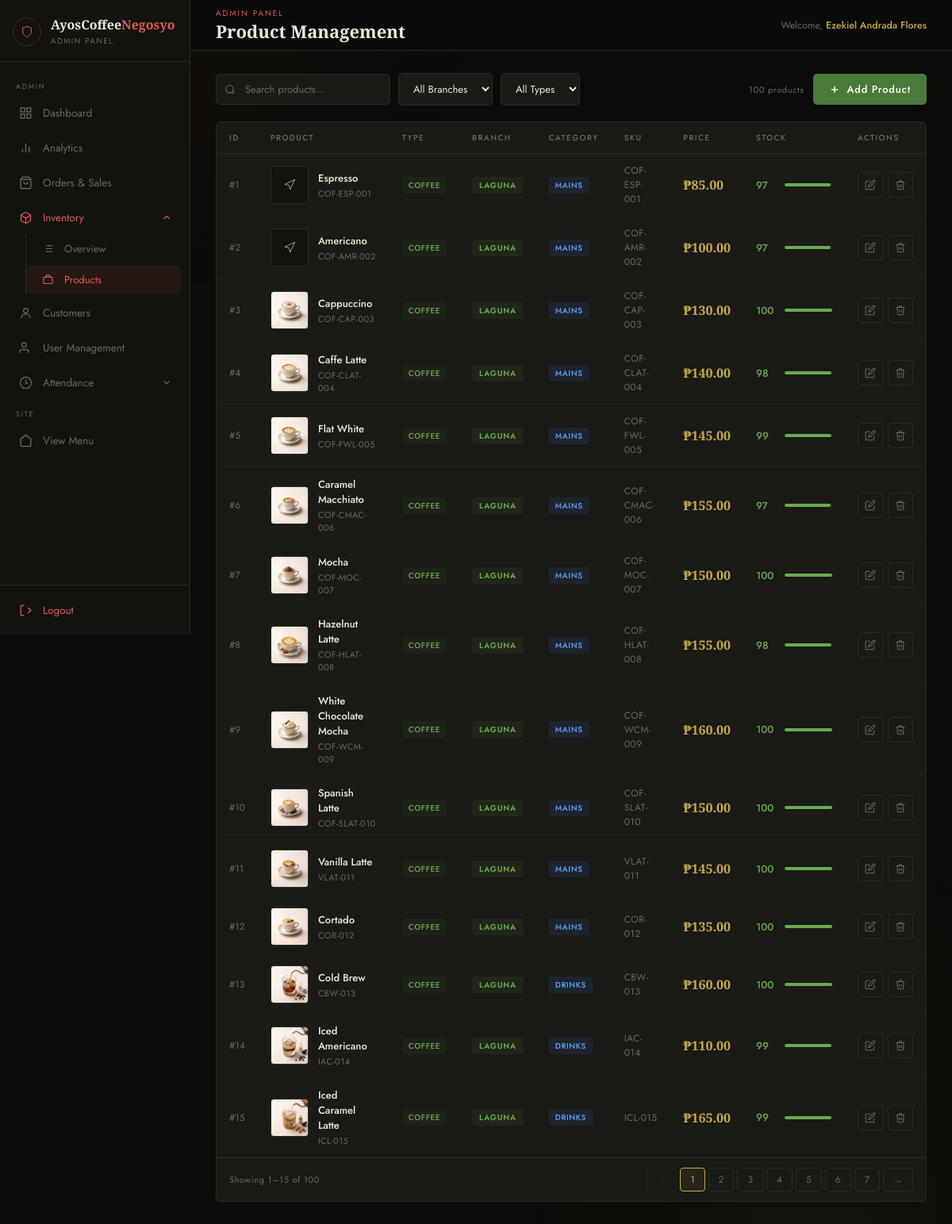
Page /admin/admin-products.php (signed in) on the committed database.
### tables this page shows
CREATE TABLE `products` (
  `id` int(11) NOT NULL,
  `name` varchar(100) DEFAULT NULL,
  `price` decimal(10,2) DEFAULT NULL,
  `category` varchar(100) DEFAULT 'general',
  `description` text DEFAULT NULL,
  `image` varchar(500) DEFAULT NULL,
  `stock` int(11) DEFAULT 100,
  `reorder_level` int(11) DEFAULT 10,
  `sku` varchar(100) DEFAULT NULL,
  `branch` varchar(20) DEFAULT 'laguna',
  `type` varchar(20) DEFAULT 'food'
);

### admin/admin-products.php (the view, shortened to what this page needs)
<?php
include 'admin-config.php';
$currentPage = basename($_SERVER['PHP_SELF']);
$invOpen  = in_array($currentPage, ['admin-inventory.php', 'admin-products.php']);
$attOpen  = in_array($currentPage, ['admin-attendance.php', 'admin-leave-overtime.php']);
$conn->query("ALTER TABLE products ADD COLUMN IF NOT EXISTS stock INT NOT NULL DEFAULT 100");
$conn->query("ALTER TABLE products ADD COLUMN IF NOT EXISTS reorder_level INT NOT NULL DEFAULT 10");
$conn->query("ALTER TABLE products ADD COLUMN IF NOT EXISTS branch VARCHAR(20) DEFAULT 'laguna'");
$conn->query("ALTER TABLE products ADD COLUMN IF NOT EXISTS description TEXT DEFAULT NULL");
$conn->query("ALTER TABLE products ADD COLUMN IF NOT EXISTS category VARCHAR(50) DEFAULT 'mains'");
$conn->query("ALTER TABLE products ADD COLUMN IF NOT EXISTS sku VARCHAR(100) DEFAULT NULL");
$conn->query("ALTER TABLE products ADD COLUMN IF NOT EXISTS type VARCHAR(20) DEFAULT 'food'");
$conn->query("ALTER TABLE products ADD COLUMN IF NOT EXISTS image TEXT DEFAULT NULL");
$products = $conn->query("SELECT * FROM products ORDER BY branch ASC, id ASC")->fetch_all(MYSQLI_ASSOC);
?>
<!DOCTYPE html>
<html lang="en">
<head>
</head>
<body>
<aside id="sidebar">
    <div class="sb-brand">
        <div class="sb-icon"><svg width="16" height="16" viewBox="0 0 24 24" fill="none" stroke="#e05a5a" stroke-width="1.5"><path d="M12 22s8-4 8-10V5l-8-3-8 3v7c0 6 8 10 8 10z"/></svg></div>
        <div><div class="sb-title">AyosCoffee<span>Negosyo</span></div><div class="sb-sub">Admin Panel</div></div>
    </div>
    <nav class="sb-nav">
        <div class="sb-nav-label">Admin</div>
        <a href="admin-dashboard.php" class="nav-item <?= $currentPage === 'admin-dashboard.php' ? 'active' : '' ?>">
            <span class="nav-icon"><svg width="17" height="17" viewBox="0 0 24 24" fill="none" stroke="currentColor" stroke-width="1.8"><rect x="3" y="3" width="7" height="7"/><rect x="14" y="3" width="7" height="7"/><rect x="3" y="14" width="7" height="7"/><rect x="14" y="14" width="7" height="7"/></svg></span>
            Dashboard
        </a>
        <a href="admin-analytics.php" class="nav-item <?= $currentPage === 'admin-analytics.php' ? 'active' : '' ?>">
            <span class="nav-icon"><svg width="17" height="17" viewBox="0 0 24 24" fill="none" stroke="currentColor" stroke-width="1.8"><line x1="18" y1="20" x2="18" y2="10"/><line x1="12" y1="20" x2="12" y2="4"/><line x1="6" y1="20" x2="6" y2="14"/></svg></span>
            Analytics
        </a>
        <a href="admin-orders.php" class="nav-item <?= $currentPage === 'admin-orders.php' ? 'active' : '' ?>">
            <span class="nav-icon"><svg width="17" height="17" viewBox="0 0 24 24" fill="none" stroke="currentColor" stroke-width="1.8"><path d="M6 2 3 6v14a2 2 0 0 0 2 2h14a2 2 0 0 0 2-2V6l-3-4z"/><line x1="3" y1="6" x2="21" y2="6"/><path d="M16 10a4 4 0 0 1-8 0"/></svg></span>
            Orders & Sales
        </a>
        <div class="nav-group <?= $invOpen ? 'open has-active' : '' ?>">
            <button type="button" class="nav-item nav-toggle" aria-expanded="<?= $invOpen ? 'true' : 'false' ?>">
                <span class="nav-icon"></span>
                Inventory
                <span class="nav-chevron"><svg width="14" height="14" viewBox="0 0 24 24" fill="none" stroke="currentColor" stroke-width="2"><polyline points="6 9 12 15 18 9"/></svg></span>
            </button>
            <div class="nav-sub">
                <div class="nav-sub-inner">
                    <a href="admin-inventory.php" class="nav-item <?= $currentPage === 'admin-inventory.php' ? 'active' : '' ?>">
                        <span class="nav-icon"></span>
                        Overview
                    </a>
                    <a href="admin-products.php" class="nav-item <?= $currentPage === 'admin-products.php' ? 'active' : '' ?>">
                        <span class="nav-icon"><svg width="15" height="15" viewBox="0 0 24 24" fill="none" stroke="currentColor" stroke-width="1.8"><rect x="3" y="7" width="18" height="13" rx="2"/><path d="M8 7V5a2 2 0 0 1 2-2h4a2 2 0 0 1 2 2v2"/></svg></span>
                        Products
                    </a>
                </div>
            </div>
        </div>
        <a href="admin-customers.php" class="nav-item <?= $currentPage === 'admin-customers.php' ? 'active' : '' ?>">
            <span class="nav-icon"><svg width="17" height="17" viewBox="0 0 24 24" fill="none" stroke="currentColor" stroke-width="1.8"><circle cx="12" cy="8" r="4"/><path d="M4 21c0-4 3.5-7 8-7s8 3 8 7"/></svg></span>
            Customers
        </a>
        <a href="admin-users.php" class="nav-item <?= $currentPage === 'admin-users.php' ? 'active' : '' ?>">
            <span class="nav-icon"><svg width="17" height="17" viewBox="0 0 24 24" fill="none" stroke="currentColor" stroke-width="1.8"><path d="M17 21v-2a4 4 0 0 0-4-4H5a4 4 0 0 0-4 4v2"/><circle cx="9" cy="7" r="4"/></svg></span>
            User Management
        </a>
        <div class="nav-group <?= $attOpen ? 'open has-active' : '' ?>">
            <button type="button" class="nav-item nav-toggle" aria-expanded="<?= $attOpen ? 'true' : 'false' ?>">
                <span class="nav-icon"><svg width="17" height="17" viewBox="0 0 24 24" fill="none" stroke="currentColor" stroke-width="1.8"><circle cx="12" cy="12" r="10"/><polyline points="12 6 12 12 16 14"/></svg></span>
                Attendance
                <span class="nav-chevron"><svg width="14" height="14" viewBox="0 0 24 24" fill="none" stroke="currentColor" stroke-width="2"><polyline points="6 9 12 15 18 9"/></svg></span>
            </button>
        </div>
        <div class="sb-nav-label">Site</div>
        <a href="../order-type.php" class="nav-item" target="_blank">
            <span class="nav-icon"><svg width="17" height="17" viewBox="0 0 24 24" fill="none" stroke="currentColor" stroke-width="1.8"><path d="M3 9l9-7 9 7v11a2 2 0 0 1-2 2H5a2 2 0 0 1-2-2z"/></svg></span>
            View Menu
        </a>
    </nav>
    <div class="sb-footer">
        <a href="admin-logout.php" class="nav-item logout">
            <span class="nav-icon"><svg width="17" height="17" viewBox="0 0 24 24" fill="none" stroke="currentColor" stroke-width="1.8"><path d="M9 21H5a2 2 0 0 1-2-2V5a2 2 0 0 1 2-2h4"/><polyline points="16 17 21 12 16 7"/></svg></span>
            Logout
        </a>
    </div>
</aside>
<div id="mainContent">
    <div class="topbar">
        <div>
            <div class="topbar-sub">Admin Panel</div>
            <div class="topbar-title">Product Management</div>
        </div>
        <div class="topbar-right">
            <div class="topbar-user">Welcome, <span><?= htmlspecialchars($_SESSION['admin']['username']) ?></span></div>
        </div>
    </div>
    <div class="page-body">
        <div class="toolbar">
            <div class="toolbar-left">
                <div class="search-wrap">
                    <input type="text" id="searchInput" placeholder="Search products…" oninput="filterTable()">
                </div>
                <select class="filter-select" id="branchFilter" onchange="filterTable()">
                    <option value="">All Branches</option>
                </select>
                <select class="filter-select" id="typeFilter" onchange="filterTable()">
                    <option value="">All Types</option>
                </select>
            </div>
            <div style="display:flex;align-items:center;gap:12px">
                <span class="count-badge" id="countBadge"><?= count($products) ?> products</span>
                <button class="btn-add" onclick="openAdd()">
                    <svg width="14" height="14" viewBox="0 0 24 24" fill="none" stroke="currentColor" stroke-width="2.5"><line x1="12" y1="5" x2="12" y2="19"/><line x1="5" y1="12" x2="19" y2="12"/></svg>
                    Add Product
                </button>
            </div>
        </div>
        <div class="table-card">
            <table id="productTable">
                <thead>
                    <tr>
                        <th>ID</th>
                        <th>Product</th>
                        <th>Type</th>
                        <th>Branch</th>
                        <th>Category</th>
                        <th>SKU</th>
                        <th>Price</th>
                        <th>Stock</th>
                        <th>Actions</th>
                    </tr>
                </thead>
                <tbody id="tableBody">
                <?php if (empty($products)): ?>
                    <tr class="empty-row"><td colspan="9">No products yet. Click <strong>Add Product</strong> to get started.</td></tr>
                <?php else: ?>
                    <?php foreach ($products as $p):
                        $stock = (int)($p['stock'] ?? 100);
                        $reorder = (int)($p['reorder_level'] ?? 10);
                        $pct = min(100, max(0, ($stock / 100) * 100));
                        $fillCls = $stock <= 0 ? 'danger' : ($stock <= $reorder ? 'warn' : 'ok');
                    ?>
                    <tr data-name="<?= htmlspecialchars(strtolower($p['name'])) ?>"
                        data-branch="<?= htmlspecialchars($p['branch'] ?? 'laguna') ?>"
                        data-type="<?= htmlspecialchars($p['type'] ?? 'food') ?>">
                        <td style="color:var(--muted);font-size:12px">#<?= $p['id'] ?></td>
                        <td>
                            <div class="prod-name-cell">
                                <?php if (!empty($p['image'])): ?>
                                    <div class="prod-thumb"><img src="<?= htmlspecialchars($p['image']) ?>" alt="" onerror="this.parentElement.innerHTML='<svg width=16 height=16 viewBox=\'0 0 24 24\' fill=none stroke=\'currentColor\' stroke-width=1><path d=\'M3 11l19-9-9 19-2-8-8-2z\'/></svg>'"></div>
                                <?php else: ?>
                                    <div class="prod-thumb-placeholder"><svg width="16" height="16" viewBox="0 0 24 24" fill="none" stroke="currentColor" stroke-width="1"><path d="M3 11l19-9-9 19-2-8-8-2z"/></svg></div>
                                <?php endif; ?>
                                <div>
                                    <div class="prod-name"><?= htmlspecialchars($p['name']) ?></div>
                                    <div class="prod-sku"><?= htmlspecialchars($p['sku'] ?? '—') ?></div>
                                </div>
                            </div>
                        </td>
                        <td><span class="type-pill <?= htmlspecialchars($p['type'] ?? 'food') ?>"><?= ucfirst($p['type'] ?? 'food') ?></span></td>
                        <td><span class="branch-pill <?= htmlspecialchars($p['branch'] ?? 'laguna') ?>"><?= ucfirst($p['branch'] ?? 'laguna') ?></span></td>
                        <td><span class="cat-pill"><?= htmlspecialchars($p['category'] ?? '—') ?></span></td>
                        <td style="color:var(--muted);font-size:12px;letter-spacing:0.04em"><?= htmlspecialchars($p['sku'] ?? '—') ?></td>
                        <td class="price-cell">₱<?= number_format((float)$p['price'], 2) ?></td>
                        <td>
                            <div class="stock-cell">
                                <span class="stock-num" style="color:<?= $stock<=0?'var(--red)':($stock<=$reorder?'var(--amber)':'var(--green-lt)') ?>"><?= $stock ?></span>
                                <div class="stock-bar-bg"><div class="stock-bar-fill <?= $fillCls ?>" style="width:<?= $pct ?>%"></div></div>
                            </div>
                        </td>
                        <td>
                            <div class="action-btns">
                                <button class="act-btn" title="Edit product" onclick='openEdit(<?= htmlspecialchars(json_encode($p), ENT_QUOTES) ?>)'>
                                    <svg width="14" height="14" viewBox="0 0 24 24" fill="none" stroke="currentColor" stroke-width="1.8"><path d="M11 4H4a2 2 0 0 0-2 2v14a2 2 0 0 0 2 2h14a2 2 0 0 0 2-2v-7"/><path d="M18.5 2.5a2.121 2.121 0 0 1 3 3L12 15l-4 1 1-4 9.5-9.5z"/></svg>
                                </button>
                                <button class="act-btn delete" title="Delete product" onclick="confirmDelete(<?= $p['id'] ?>, '<?= htmlspecialchars(addslashes($p['name'])) ?>')">
                                    <svg width="14" height="14" viewBox="0 0 24 24" fill="none" stroke="currentColor" stroke-width="1.8"><polyline points="3 6 5 6 21 6"/><path d="M19 6l-1 14a2 2 0 0 1-2 2H8a2 2 0 0 1-2-2L5 6"/><path d="M10 11v6"/><path d="M14 11v6"/><path d="M9 6V4a1 1 0 0 1 1-1h4a1 1 0 0 1 1 1v2"/></svg>
                                </button>
                            </div>
                        </td>
                    </tr>
                    <?php endforeach; ?>
                <?php endif; ?>
                </tbody>
            </table>
            <div class="table-footer">
                <span class="pg-info" id="pgInfo"></span>
                <div class="pg-btns" id="pgBtns"></div>
            </div>
        </div>
    </div>
</div>
</body>
</html>

### rows in the picture
products: id "1", name "Espresso", sku "COF-ESP-001", type "COFFEE", branch "LAGUNA", category "MAINS", price "85.00", stock "97", reorder_level 10 (drawn)
products: id "2", name "Americano", sku "COF-AMR-002", type "COFFEE", branch "LAGUNA", category "MAINS", price "100.00", stock "97", reorder_level 10 (drawn)
products: id "3", image (picture), name "Cappuccino", sku "COF-CAP-003", type "COFFEE", branch "LAGUNA", category "MAINS", price "130.00", stock "100", reorder_level 10 (drawn)
products: id "4", image (picture), name "Caffe Latte", sku "COF-CLAT-004", type "COFFEE", branch "LAGUNA", category "MAINS", price "140.00", stock "98", reorder_level 10 (drawn)
products: id "5", image (picture), name "Flat White", sku "COF-FWL-005", type "COFFEE", branch "LAGUNA", category "MAINS", price "145.00", stock "99", reorder_level 10 (drawn)
products: id "6", image (picture), name "Caramel Macchiato", sku "COF-CMAC-006", type "COFFEE", branch "LAGUNA", category "MAINS", price "155.00", stock "97", reorder_level 10 (drawn)
products: id "7", image (picture), name "Mocha", sku "COF-MOC-007", type "COFFEE", branch "LAGUNA", category "MAINS", price "150.00", stock "100", reorder_level 10 (drawn)
products: id "8", image (picture), name "Hazelnut Latte", sku "COF-HLAT-008", type "COFFEE", branch "LAGUNA", category "MAINS", price "155.00", stock "98", reorder_level 10 (drawn)
products: id "9", image (picture), name "White Chocolate Mocha", sku "COF-WCM-009", type "COFFEE", branch "LAGUNA", category "MAINS", price "160.00", stock "100", reorder_level 10 (drawn)
products: id "10", image (picture), name "Spanish Latte", sku "COF-SLAT-010", type "COFFEE", branch "LAGUNA", category "MAINS", price "150.00", stock "100", reorder_level 10 (drawn)
products: id "11", image (picture), name "Vanilla Latte", sku "VLAT-011", type "COFFEE", branch "LAGUNA", category "MAINS", price "145.00", stock "100", reorder_level 10 (drawn)
products: id "12", image (picture), name "Cortado", sku "COR-012", type "COFFEE", branch "LAGUNA", category "MAINS", price "135.00", stock "100", reorder_level 10 (drawn)
products: id "13", image (picture), name "Cold Brew", sku "CBW-013", type "COFFEE", branch "LAGUNA", category "DRINKS", price "160.00", stock "100", reorder_level 10 (drawn)
products: id "14", image (picture), name "Iced Americano", sku "IAC-014", type "COFFEE", branch "LAGUNA", category "DRINKS", price "110.00", stock "99", reorder_level 10 (drawn)
products: id "15", image (picture), name "Iced Caramel Latte", sku "ICL-015", type "COFFEE", branch "LAGUNA", category "DRINKS", price "165.00", stock "99", reorder_level 10 (drawn)

### other values in the picture
$_SESSION['admin']['username'] "Ezekiel Andrada Flores"
count($products) "100"
